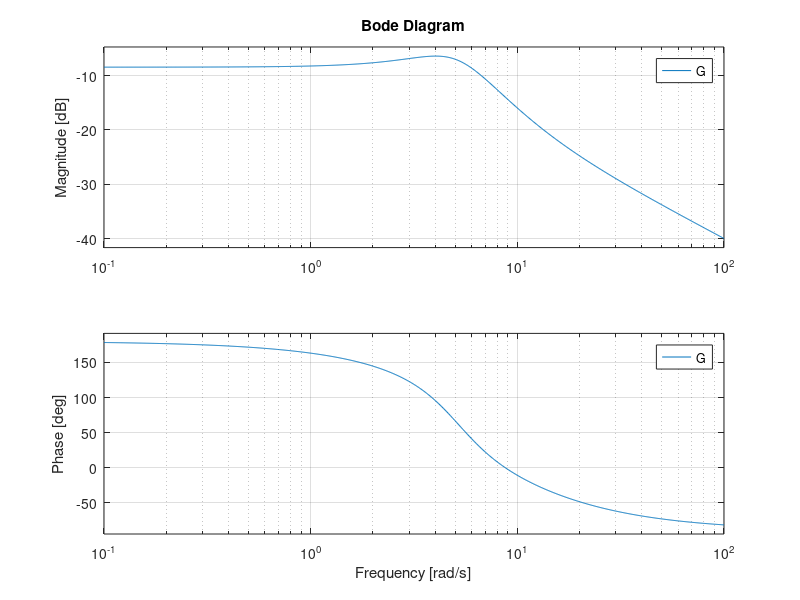

Write MATLAB code to recreate this figure. (Note: this script raises an error after producing the figure.)
%% 1.1 Norm of SISO systems

clc
close all
clear all
num = [1 -10];
den = [1 5 26.5];
G = tf(num, den);   % second-order model
figure()
bode(G);

% 1.1.1 2-NORM
% 1. Residue theorem (sum of two residuals)
poles = roots(den);
p1 = poles(1);
p2 = poles(2);
Res1 = (p1-10)*(-p1-10)/((p1-p2)*(-p1-p2)*(-2*p1));
Res2 = (p2-10)*(-p2-10)/((p2-p1)*(p2+p1)*(p2*2));
Norm1 = sqrt(Res1+Res2);
disp(['2-norm = ', num2str(Norm1)]);

% 2. Frequency response of G (integral)
omega = linspace(0,5e2,1e5);    % relevant interval
G_jomega = (j*omega-10)./((j*omega).^2+5.*j*omega+26.5);
Norm2 = sqrt(1/pi*trapz(omega, abs(G_jomega).^2));
disp(['2-norm = ', num2str(Norm2)]);

% 3. Impulse response of G
t = linspace(0, 600, 1e5);  % time
g = impulse(G, t);
Norm3 = sqrt(trapz(t, abs(g).^2));
disp(['2-norm = ', num2str(Norm3)]);

% 4. State-space method
[A,B,C,D] = ssdata(G);
L = are(A', zeros(2), B*B');
Norm4 = sqrt(trace(C*L*C'));
disp(['2-norm = ', num2str(Norm4)]);

% 5. Validate results with MATLAB command norm()
disp(['2-norm = ', num2str(norm(G))]);

% 1.1.2. INFINITY-NORM
% 1. Frequency response of G
Norm5 = max(abs(G_jomega));
disp(['Infinity-norm = ', num2str(Norm5)]);

% 2. Bounded real lemma (iterative bisection algorithm)
gamma_u = 1;
gamma_l = 1e-5;     % boundaries
eps = 1e-8;
flag = true;
niter = 0;

while flag
    if (gamma_u-gamma_l)/gamma_l < eps
        flag = false;
        Norm6 = mean([gamma_u, gamma_l]);
    else
    gamma = mean([gamma_u, gamma_l]);
    H = [A, gamma^(-2)*B*B'; -C'*C, -A'];
    if any(abs(real(eig(H)))<1e-3)
        gamma_l = gamma;
    else
        gamma_u = gamma;
    end
    end
    niter = niter + 1;
end
disp(['Infinity-norm = ', num2str(Norm6)]);

% 3. Validate results with norm()
disp(['Infinity-norm = ', num2str(norm(G, inf))]);

%% 1.2 Norms of MIMO systems

clc
close all
clear all
A = [-8.0, 2.5, -2.5; 7.8, -3.2, 13.8; 0.1, -0.5, -5.7];
B = [1, 0; 1, -1; 0, -2];
C = [0, 0, 1; 1, -1, 0];
D = zeros(2);
Gss = ss(A, B, C, D);  % state-space
G = tf(Gss);

% 1.2.1 2-NORM
% 1. Frequency response method
omega = linspace(0,5e4,1e5);    % relevant interval
n = length(A);
N = length(omega);
G_jomega = zeros(size(C,1), size(B,2), N);  % allocation of 3 matrix
trace_GstarG = zeros(1, N);

for k = 1:N
    G_jomega(:,:,k) = C * ((1j*omega(k)*eye(n) - A) \ B) + D;
    trace_GstarG(k) = trace(G_jomega(:,:,k)'*G_jomega(:,:,k));
end

Norm7 = sqrt(1/pi*trapz(omega, trace_GstarG));
disp(['2-norm = ', num2str(Norm7)]);

% 2. State-space method
[A,B,C,D] = ssdata(G);
L = are(A', zeros(size(A)), B*B');
Norm8 = sqrt(trace(C*L*C'));
disp(['2-norm = ', num2str(Norm8)]);

% 3. Validate results with norm()
disp(['2-norm = ', num2str(norm(G, 2))]);

% 1.2.2 INFINITY-NORM
% 1. Frequency response method
sigma = zeros(1, N);
for k = 1:N
    sigma(k) = sqrt(max(eig(G_jomega(:,:,k)'*G_jomega(:,:,k))));
end
Norm9 = max(sigma);
disp(['Infinity-norm = ', num2str(Norm9)]);

% 2. Bounded real lemma (iterative bisection algorithm)
gamma_u = 10;
gamma_l = 1e-5;     % boundaries
eps = 1e-8;
flag = true;
niter = 0;

while flag
    if (gamma_u-gamma_l)/gamma_l < eps
        flag = false;
        Norm10 = mean([gamma_u, gamma_l]);
    else
    gamma = mean([gamma_u, gamma_l]);
    H = [A, gamma^(-2)*B*B'; -C'*C, -A'];
    if any(abs(real(eig(H)))<1e-3)
        gamma_l = gamma;
    else
        gamma_u = gamma;
    end
    end
    niter = niter + 1;
end
disp(['Infinity-norm = ', num2str(Norm10)]);

% 3. Validate results with norm()
disp(['Infinity-norm = ', num2str(norm(G, inf))]);

%% 1.3 Uncertainty modeling

clc
close all
clear all

% Parameters definition
a = ureal('a', 2, 'PlusMinus', 1);
b = ureal('b', 3, 'PlusMinus', 2);
c = ureal('c', 10, 'PlusMinus', 3);

% Define uncertain LTI system and plotting of step, bode, nyquist
num = a;
den = [1 b c];
G = tf(num, den);

% Use usample to generate two multimodel uncertainty sets (20, 200 samples)
sample1 = 20;
sample2 = 200;
G_samples1 = usample(G, sample1);
G_samples2 = usample(G, sample2);

% Creation of G_nominal (according to the nominal values of parameters)
G_nominal = tf(a.NominalValue, [1 b.NominalValue c.NominalValue]);

orders = 1:3; % Array of model orders to test

for order = orders

    % Estimate uncertainty models for the given order
    [usys1, info1] = ucover(G_samples1, G_nominal, order);
    [usys2, info2] = ucover(G_samples2, G_nominal, order);

    % Plot Bode response of uncertainty filters
    figure()
    bode(info1.W1, 'k', info2.W1, 'g');
    legend('W2 with 20 samples', 'W2 with 200 samples')
    title(['Order ', num2str(order)])
    set(gcf, 'Position', get(0, 'Screensize')); % Maximize figure
    saveas(gcf, fullfile('Images_CE1', ['Bode_Uncertainty_Order_', num2str(order), '.jpg']))

    % Plot Bode response of the multiplicative model (20 samples)
    figure()
    bode(usys1, G)
    legend('Multiplicative model (20 samples)', 'G')
    title(['Order ', num2str(order)])
    set(gcf, 'Position', get(0, 'Screensize'));
    saveas(gcf, fullfile('Images_CE1', ['Bode_Multiplicative_20_Order_', num2str(order), '.jpg']))

    % Plot Bode response of the multiplicative model (200 samples)
    figure()
    bode(usys2, G)
    legend('Multiplicative model (200 samples)', 'G')
    title(['Order ', num2str(order)])
    set(gcf, 'Position', get(0, 'Screensize'));
    saveas(gcf, fullfile('Images_CE1', ['Bode_Multiplicative_200_Order_', num2str(order), '.jpg']))

    % Plot step response for 20 samples
    figure()
    step(usys1, G)
    legend('Multiplicative model (20 samples)', 'G')
    title(['Order ', num2str(order)])
    set(gcf, 'Position', get(0, 'Screensize'));
    saveas(gcf, fullfile('Images_CE1', ['Step_20_Order_', num2str(order), '.jpg']))

    % Plot step response for 200 samples
    figure()
    step(usys2, G)
    legend('Multiplicative model (200 samples)', 'G')
    title(['Order ', num2str(order)])
    set(gcf, 'Position', get(0, 'Screensize'));
    saveas(gcf, fullfile('Images_CE1', ['Step_200_Order_', num2str(order), '.jpg']))

    % Plot Nyquist diagram for 20 samples
    figure()
    nyquist(usys1, G)
    legend('Multiplicative model (20 samples)', 'G')
    title(['Order ', num2str(order)])
    set(gcf, 'Position', get(0, 'Screensize'));
    saveas(gcf, fullfile('Images_CE1', ['Nyquist_20_Order_', num2str(order), '.jpg']))

    % Plot Nyquist diagram for 200 samples
    figure()
    nyquist(usys2, G)
    legend('Multiplicative model (200 samples)', 'G')
    title(['Order ', num2str(order)])
    set(gcf, 'Position', get(0, 'Screensize'));
    saveas(gcf, fullfile('Images_CE1', ['Nyquist_200_Order_', num2str(order), '.jpg']))
end
